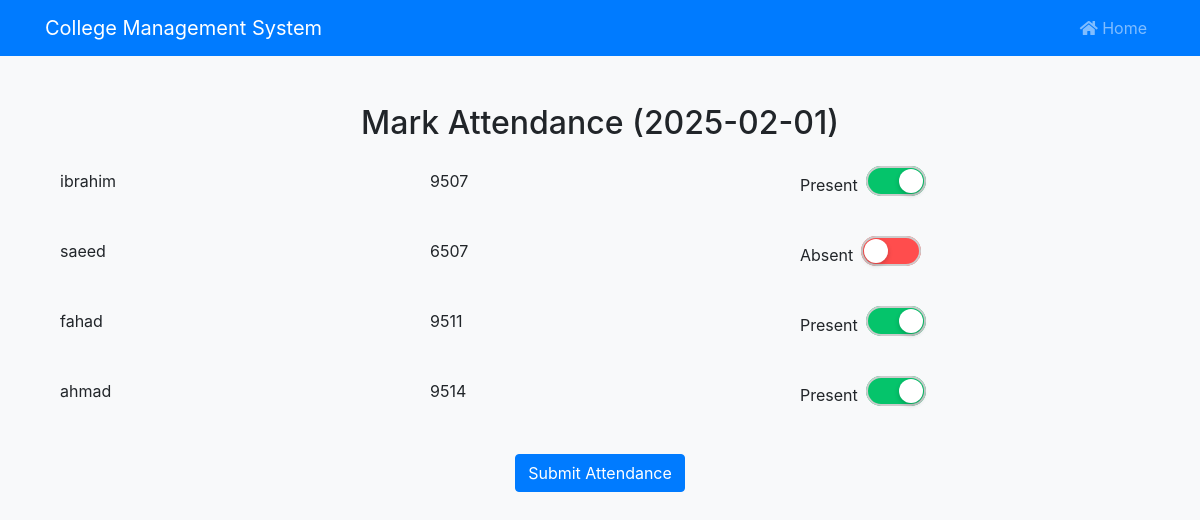
The page /mark-attendance (signed in) on the database its author committed.
### tables this page shows
CREATE TABLE Students (
    id INTEGER PRIMARY KEY AUTOINCREMENT,
    roll_number TEXT UNIQUE NOT NULL,
    name TEXT NOT NULL,
    username TEXT UNIQUE NOT NULL,
    password TEXT NOT NULL
);

CREATE TABLE Attendance (
    id INTEGER PRIMARY KEY AUTOINCREMENT,
    student_id INTEGER NOT NULL,
    subject_id INTEGER NOT NULL,
    date DATE NOT NULL,
    status TEXT NOT NULL CHECK (status IN ('Present', 'Absent', 'Leave')),
    FOREIGN KEY (student_id) REFERENCES Students(id),
    FOREIGN KEY (subject_id) REFERENCES Subjects(id),
    UNIQUE(student_id, subject_id, date)
);

### app.py (the view, shortened to what this page needs)
@app.route('/mark-attendance', methods=['GET', 'POST'])
@login_required
def mark_attendance():
    if request.method == "GET":
        today = datetime.now().date()
        teacher_id = session.get("user")["id"]
        conn = get_db_connection()
        subject = conn.execute("SELECT id FROM Subjects WHERE teacher_id = ?", (teacher_id,)).fetchone()
        if not subject:
            conn.close()
            flash("No subject found for the teacher", "warning")
            return redirect("/")
        subject_id = subject["id"]
        students = conn.execute("SELECT * FROM Students").fetchall()
        attendance_records = conn.execute("SELECT * FROM Attendance WHERE subject_id = ? AND date = ?",
                                          (subject_id, today)).fetchall()
        conn.close()
        attendance = {record["student_id"]: record for record in attendance_records}
        if not attendance:
            flash("Attendance not marked today", "warning")
            return redirect("/")
        return render_template("mark_attendance.html", students=students, attendance=attendance, today=today)

### app.py (called while the page is built)
def get_db_connection():
    conn = sqlite3.connect("college.db")
    conn.row_factory = sqlite3.Row  # Allows accessing columns by name
    return conn

### helpers.py (called while the page is built)
def login_required(f):
    @wraps(f)
    def decorated_function(*args, **kwargs):
        if session.get("user") is None:
            return redirect("/login")
        return f(*args, **kwargs)
    return decorated_function

### templates/mark_attendance.html (shortened to what this page needs)
{% extends 'layout.html' %}
{% block main %}
<div class="container mt-5">
    <h2 class="text-center mb-4">Mark Attendance ({{ today }})</h2>
    <form method="post" action="/mark-attendance">
        {% for student in students %}
        {% set current_attendance = attendance.get(student.id) %}
        <div class="row align-items-center mb-3">
            <div class="col-md-4">
                <div class="form-group">
                    <label for="name">{{ student.name }}</label>
                </div>
            </div>
            <div class="col-md-4">
                <div class="form-group">
                    <label for="roll_no">{{ student.roll_number }}</label>
                </div>
            </div>
            <div class="col-md-4">
                <div class="form-group d-flex align-items-center">
                    <label for="attendance_{{ student.id }}" class="mr-2 mb-0">{{ 'Present' if current_attendance and current_attendance.status == 'Present' else 'Absent' }}</label>
                    <label class="toggle-switch">
                        <div class="toggle-switch-background">
                            <div class="toggle-switch-handle"></div>
                        </div>
                    </label>
                </div>
            </div>
        </div>
        {% endfor %}
        <div class="text-center mt-4">
            <button type="submit" class="btn btn-primary">Submit Attendance</button>
        </div>
    </form>
</div>
{% endblock %}

### static/styles.css (style rules this page uses)
body { background-color: #f8f9fa; }
.toggle-switch { position: relative; display: inline-block; width: 60px; height: 30px; cursor: pointer; }
.toggle-switch-background { position: absolute; top: 0; left: 0; width: 100%; height: 100%; background-color: #ff4d4d; border-radius: 15px; box-shadow: inset 0 0 0 2px #ccc; transition: background-color 0.3s ease-in-out; }
.toggle-switch input[type="checkbox"]:checked + .toggle-switch-background { background-color: #05c46b; box-shadow: inset 0 0 0 2px #ccc; }
.toggle-switch-handle { position: absolute; top: 3px; left: 3px; width: 24px; height: 24px; background-color: #fff; border-radius: 50%; box-shadow: 0 2px 5px rgba(0, 0, 0, 0.2); transition: transform 0.3s ease-in-out; }
.toggle-switch input[type="checkbox"]:checked + .toggle-switch-background .toggle-switch-handle { transform: translateX(30px); }

### rows shown on the page
Students: name "ibrahim", roll_number "9507"
Attendance: status "Present"
Students: name "saeed", roll_number "6507"
Attendance: status "Absent"
Students: name "fahad", roll_number "9511"
Attendance: status "Present"
Students: name "ahmad", roll_number "9514"
Attendance: status "Present"
